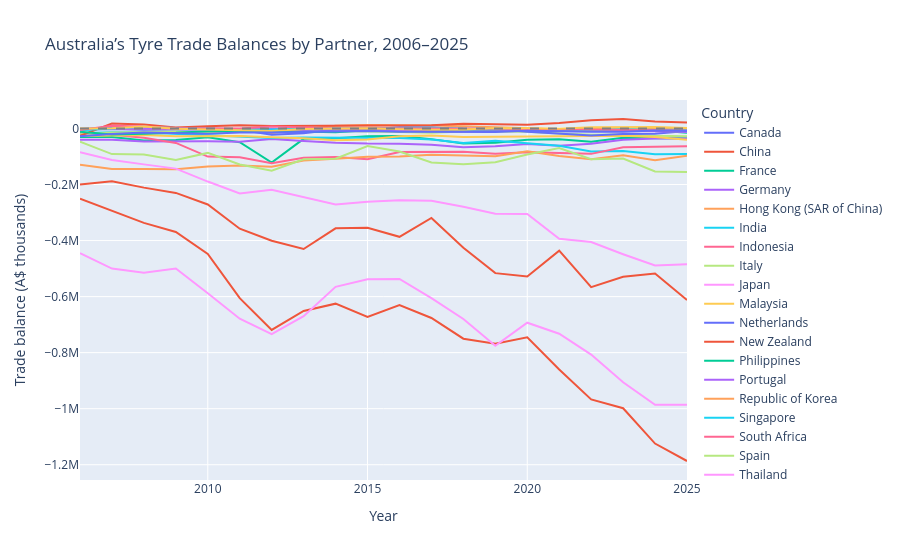

Notebook cell for this chart:
### Code cell
# To plot for each country: plot trade balance on year
fig = px.line(
    trade_long.sort_values("Year"),
    x="Year",
    y="Trade_balance",
    color="Country",
    title="Australia’s Tyre Trade Balances by Partner, 2006–2025",
    labels={"Trade_balance": "Trade balance (A$ thousands)"}
)

# Add a reference line separating surplus and deficit
fig.add_hline(y=0, line_dash="dash", line_color="grey")

fig.show()

### Figure 1 — Plotly figure (JSON) as saved in the notebook; plotly's stock layout.template omitted (floating-point values rounded to 4 significant figures)
{"data": [{"hovertemplate": "Country=Canada<br>Year=%{x}<br>Trade balance (A$ thousands)=%{y}<extra></extra>", "legendgroup": "Canada", "line": {"color": "#636efa", "dash": "solid"}, "marker": {"symbol": "circle"}, "mode": "lines", "name": "Canada", "orientation": "v", "showlegend": true, "type": "scatter", "x": [2006, 2007, 2008, 2009, 2010, 2011, 2012, 2013, 2014, 2015, 2016, 2017, 2018, 2019, 2020, 2021, 2022, 2023, 2024, 2025], "xaxis": "x", "y": [-2447, -1517, -4111, -2812, -4020, -4895, -7859, -5175, -4033, -1602, -1897, -1856, -3993, -2769, -3132, -6395, -4303, -1726, -1501, -2076], "yaxis": "y"}, {"hovertemplate": "Country=China<br>Year=%{x}<br>Trade balance (A$ thousands)=%{y}<extra></extra>", "legendgroup": "China", "line": {"color": "#EF553B", "dash": "solid"}, "marker": {"symbol": "circle"}, "mode": "lines", "name": "China", "orientation": "v", "showlegend": true, "type": "scatter", "x": [2006, 2007, 2008, 2009, 2010, 2011, 2012, 2013, 2014, 2015, 2016, 2017, 2018, 2019, 2020, 2021, 2022, 2023, 2024, 2025], "xaxis": "x", "y": [-250714, -294586, -337061, -369500, -447629, -605629, -718961, -651366, -625222, -672418, -630526, -676358, -750244, -768212, -745250, -859997, -966739, -998355, -1124438, -1186722], "yaxis": "y"}, {"hovertemplate": "Country=France<br>Year=%{x}<br>Trade balance (A$ thousands)=%{y}<extra></extra>", "legendgroup": "France", "line": {"color": "#00cc96", "dash": "solid"}, "marker": {"symbol": "circle"}, "mode": "lines", "name": "France", "orientation": "v", "showlegend": true, "type": "scatter", "x": [2006, 2007, 2008, 2009, 2010, 2011, 2012, 2013, 2014, 2015, 2016, 2017, 2018, 2019, 2020, 2021, 2022, 2023, 2024, 2025], "xaxis": "x", "y": [-30467, -30764, -42584, -40698, -31047, -49081, -121533, -36976, -34637, -27597, -26638, -38018, -53908, -50518, -40077, -38385, -47292, -33380, -34946, -34964], "yaxis": "y"}, {"hovertemplate": "Country=Germany<br>Year=%{x}<br>Trade balance (A$ thousands)=%{y}<extra></extra>", "legendgroup": "Germany", "line": {"color": "#ab63fa", "dash": "solid"}, "marker": {"symbol": "circle"}, "mode": "lines", "name": "Germany", "orientation": "v", "showlegend": true, "type": "scatter", "x": [2006, 2007, 2008, 2009, 2010, 2011, 2012, 2013, 2014, 2015, 2016, 2017, 2018, 2019, 2020, 2021, 2022, 2023, 2024, 2025], "xaxis": "x", "y": [-40389, -40168, -46778, -45403, -45249, -46963, -37216, -44288, -50615, -53752, -54084, -58208, -66865, -63611, -55538, -61413, -54362, -39917, -36078, -35805], "yaxis": "y"}, {"hovertemplate": "Country=Hong Kong (SAR of China)<br>Year=%{x}<br>Trade balance (A$ thousands)=%{y}<extra></extra>", "legendgroup": "Hong Kong (SAR of China)", "line": {"color": "#FFA15A", "dash": "solid"}, "marker": {"symbol": "circle"}, "mode": "lines", "name": "Hong Kong (SAR of China)", "orientation": "v", "showlegend": true, "type": "scatter", "x": [2006, 2007, 2008, 2009, 2010, 2011, 2012, 2013, 2014, 2015, 2016, 2017, 2018, 2019, 2020, 2021, 2022, 2023, 2024, 2025], "xaxis": "x", "y": [-1607, -1802, 7, -266, -1252, -5004, -16459, -3707, 9666, 12500, 11856, 10656, 7609, 5521, 962, -2371, -98, 41, -82, -253], "yaxis": "y"}, {"hovertemplate": "Country=India<br>Year=%{x}<br>Trade balance (A$ thousands)=%{y}<extra></extra>", "legendgroup": "India", "line": {"color": "#19d3f3", "dash": "solid"}, "marker": {"symbol": "circle"}, "mode": "lines", "name": "India", "orientation": "v", "showlegend": true, "type": "scatter", "x": [2006, 2007, 2008, 2009, 2010, 2011, 2012, 2013, 2014, 2015, 2016, 2017, 2018, 2019, 2020, 2021, 2022, 2023, 2024, 2025], "xaxis": "x", "y": [-17344, -13647, -14245, -19738, -23675, -30673, -34234, -31780, -32519, -35285, -33770, -39103, -51413, -43840, -51775, -62026, -82531, -80680, -92291, -91363], "yaxis": "y"}, {"hovertemplate": "Country=Indonesia<br>Year=%{x}<br>Trade balance (A$ thousands)=%{y}<extra></extra>", "legendgroup": "Indonesia", "line": {"color": "#FF6692", "dash": "solid"}, "marker": {"symbol": "circle"}, "mode": "lines", "name": "Indonesia", "orientation": "v", "showlegend": true, "type": "scatter", "x": [2006, 2007, 2008, 2009, 2010, 2011, 2012, 2013, 2014, 2015, 2016, 2017, 2018, 2019, 2020, 2021, 2022, 2023, 2024, 2025], "xaxis": "x", "y": [-15302, -22361, -32854, -51533, -100319, -102720, -123731, -104724, -101608, -109940, -83671, -83344, -82877, -90249, -85206, -87587, -90572, -67020, -66008, -63644], "yaxis": "y"}, {"hovertemplate": "Country=Italy<br>Year=%{x}<br>Trade balance (A$ thousands)=%{y}<extra></extra>", "legendgroup": "Italy", "line": {"color": "#B6E880", "dash": "solid"}, "marker": {"symbol": "circle"}, "mode": "lines", "name": "Italy", "orientation": "v", "showlegend": true, "type": "scatter", "x": [2006, 2007, 2008, 2009, 2010, 2011, 2012, 2013, 2014, 2015, 2016, 2017, 2018, 2019, 2020, 2021, 2022, 2023, 2024, 2025], "xaxis": "x", "y": [-20926, -14478, -12778, -11180, -16504, -10875, -11773, -11707, -8589, -9755, -12247, -15264, -10706, -10763, -12050, -18341, -22387, -21592, -26190, -27841], "yaxis": "y"}, {"hovertemplate": "Country=Japan<br>Year=%{x}<br>Trade balance (A$ thousands)=%{y}<extra></extra>", "legendgroup": "Japan", "line": {"color": "#FF97FF", "dash": "solid"}, "marker": {"symbol": "circle"}, "mode": "lines", "name": "Japan", "orientation": "v", "showlegend": true, "type": "scatter", "x": [2006, 2007, 2008, 2009, 2010, 2011, 2012, 2013, 2014, 2015, 2016, 2017, 2018, 2019, 2020, 2021, 2022, 2023, 2024, 2025], "xaxis": "x", "y": [-444947, -499907, -515018, -499811, -587749, -679055, -733936, -669788, -565216, -538429, -536972, -605692, -680007, -775746, -693210, -732394, -806818, -905881, -986170, -986340], "yaxis": "y"}, {"hovertemplate": "Country=Malaysia<br>Year=%{x}<br>Trade balance (A$ thousands)=%{y}<extra></extra>", "legendgroup": "Malaysia", "line": {"color": "#FECB52", "dash": "solid"}, "marker": {"symbol": "circle"}, "mode": "lines", "name": "Malaysia", "orientation": "v", "showlegend": true, "type": "scatter", "x": [2006, 2007, 2008, 2009, 2010, 2011, 2012, 2013, 2014, 2015, 2016, 2017, 2018, 2019, 2020, 2021, 2022, 2023, 2024, 2025], "xaxis": "x", "y": [-27185, -24731, -23039, -27703, -26553, -27184, -31523, -35174, -41740, -39625, -27450, -24681, -30668, -28920, -27245, -27481, -26593, -26209, -30411, -39922], "yaxis": "y"}, {"hovertemplate": "Country=Netherlands<br>Year=%{x}<br>Trade balance (A$ thousands)=%{y}<extra></extra>", "legendgroup": "Netherlands", "line": {"color": "#636efa", "dash": "solid"}, "marker": {"symbol": "circle"}, "mode": "lines", "name": "Netherlands", "orientation": "v", "showlegend": true, "type": "scatter", "x": [2006, 2007, 2008, 2009, 2010, 2011, 2012, 2013, 2014, 2015, 2016, 2017, 2018, 2019, 2020, 2021, 2022, 2023, 2024, 2025], "xaxis": "x", "y": [-1561, 4283, 4565, 1849, -686, -4995, -22314, -17096, -3632, -3374, 4104, 3073, -2209, -2613, -11743, -17859, -25377, -19260, -18762, -9404], "yaxis": "y"}, {"hovertemplate": "Country=New Zealand<br>Year=%{x}<br>Trade balance (A$ thousands)=%{y}<extra></extra>", "legendgroup": "New Zealand", "line": {"color": "#EF553B", "dash": "solid"}, "marker": {"symbol": "circle"}, "mode": "lines", "name": "New Zealand", "orientation": "v", "showlegend": true, "type": "scatter", "x": [2006, 2007, 2008, 2009, 2010, 2011, 2012, 2013, 2014, 2015, 2016, 2017, 2018, 2019, 2020, 2021, 2022, 2023, 2024, 2025], "xaxis": "x", "y": [-26390, 17451, 14456, 3939, 8368, 11810, 9232, 9950, 10089, 11083, 13565, 11738, 16481, 14642, 13638, 19232, 29612, 33832, 24705, 21065], "yaxis": "y"}, {"hovertemplate": "Country=Philippines<br>Year=%{x}<br>Trade balance (A$ thousands)=%{y}<extra></extra>", "legendgroup": "Philippines", "line": {"color": "#00cc96", "dash": "solid"}, "marker": {"symbol": "circle"}, "mode": "lines", "name": "Philippines", "orientation": "v", "showlegend": true, "type": "scatter", "x": [2006, 2007, 2008, 2009, 2010, 2011, 2012, 2013, 2014, 2015, 2016, 2017, 2018, 2019, 2020, 2021, 2022, 2023, 2024, 2025], "xaxis": "x", "y": [-11946, -21340, -18444, -15684, -10175, -8019, -8873, -11184, -13768, -6315, -9956, -6854, -2320, -4713, -1414, -4320, -5198, -4869, -6742, -14938], "yaxis": "y"}, {"hovertemplate": "Country=Portugal<br>Year=%{x}<br>Trade balance (A$ thousands)=%{y}<extra></extra>", "legendgroup": "Portugal", "line": {"color": "#ab63fa", "dash": "solid"}, "marker": {"symbol": "circle"}, "mode": "lines", "name": "Portugal", "orientation": "v", "showlegend": true, "type": "scatter", "x": [2006, 2007, 2008, 2009, 2010, 2011, 2012, 2013, 2014, 2015, 2016, 2017, 2018, 2019, 2020, 2021, 2022, 2023, 2024, 2025], "xaxis": "x", "y": [-1521, -856, -823, -1157, -3009, -1426, -693, -4214, -2491, -6889, -4631, -4233, -2944, -3373, -5329, -9439, -9352, -9788, -10250, -12128], "yaxis": "y"}, {"hovertemplate": "Country=Republic of Korea<br>Year=%{x}<br>Trade balance (A$ thousands)=%{y}<extra></extra>", "legendgroup": "Republic of Korea", "line": {"color": "#FFA15A", "dash": "solid"}, "marker": {"symbol": "circle"}, "mode": "lines", "name": "Republic of Korea", "orientation": "v", "showlegend": true, "type": "scatter", "x": [2006, 2007, 2008, 2009, 2010, 2011, 2012, 2013, 2014, 2015, 2016, 2017, 2018, 2019, 2020, 2021, 2022, 2023, 2024, 2025], "xaxis": "x", "y": [-129838, -144566, -144554, -145561, -135606, -132102, -136330, -114338, -107969, -100844, -99880, -94051, -96869, -98940, -81459, -98413, -109721, -95853, -113575, -97293], "yaxis": "y"}, {"hovertemplate": "Country=Singapore<br>Year=%{x}<br>Trade balance (A$ thousands)=%{y}<extra></extra>", "legendgroup": "Singapore", "line": {"color": "#19d3f3", "dash": "solid"}, "marker": {"symbol": "circle"}, "mode": "lines", "name": "Singapore", "orientation": "v", "showlegend": true, "type": "scatter", "x": [2006, 2007, 2008, 2009, 2010, 2011, 2012, 2013, 2014, 2015, 2016, 2017, 2018, 2019, 2020, 2021, 2022, 2023, 2024, 2025], "xaxis": "x", "y": [-6135, -939, 5952, 1877, 1118, -3482, -3537, -333, 359, 2399, 2309, 3037, -453, -1220, -4224, -2310, -7030, -1982, -5089, -3420], "yaxis": "y"}, {"hovertemplate": "Country=South Africa<br>Year=%{x}<br>Trade balance (A$ thousands)=%{y}<extra></extra>", "legendgroup": "South Africa", "line": {"color": "#FF6692", "dash": "solid"}, "marker": {"symbol": "circle"}, "mode": "lines", "name": "South Africa", "orientation": "v", "showlegend": true, "type": "scatter", "x": [2006, 2007, 2008, 2009, 2010, 2011, 2012, 2013, 2014, 2015, 2016, 2017, 2018, 2019, 2020, 2021, 2022, 2023, 2024, 2025], "xaxis": "x", "y": [-5870, 9512, 7460, 1786, 735, -109, 7045, 4335, 199, 509, -558, -342, -182, 197, -2993, -2801, -4214, -3830, -5377, -7359], "yaxis": "y"}, {"hovertemplate": "Country=Spain<br>Year=%{x}<br>Trade balance (A$ thousands)=%{y}<extra></extra>", "legendgroup": "Spain", "line": {"color": "#B6E880", "dash": "solid"}, "marker": {"symbol": "circle"}, "mode": "lines", "name": "Spain", "orientation": "v", "showlegend": true, "type": "scatter", "x": [2006, 2007, 2008, 2009, 2010, 2011, 2012, 2013, 2014, 2015, 2016, 2017, 2018, 2019, 2020, 2021, 2022, 2023, 2024, 2025], "xaxis": "x", "y": [-47220, -91289, -92814, -112813, -87166, -128494, -150815, -109813, -107721, -62770, -82123, -121635, -127321, -120858, -92747, -69648, -109631, -107576, -153707, -155378], "yaxis": "y"}, {"hovertemplate": "Country=Thailand<br>Year=%{x}<br>Trade balance (A$ thousands)=%{y}<extra></extra>", "legendgroup": "Thailand", "line": {"color": "#FF97FF", "dash": "solid"}, "marker": {"symbol": "circle"}, "mode": "lines", "name": "Thailand", "orientation": "v", "showlegend": true, "type": "scatter", "x": [2006, 2007, 2008, 2009, 2010, 2011, 2012, 2013, 2014, 2015, 2016, 2017, 2018, 2019, 2020, 2021, 2022, 2023, 2024, 2025], "xaxis": "x", "y": [-84777, -112419, -128140, -143280, -189425, -231639, -218982, -243812, -271196, -261354, -255842, -257673, -279412, -304465, -304977, -393588, -405445, -448652, -489118, -484188], "yaxis": "y"}, {"hovertemplate": "Country=United Arab Emirates<br>Year=%{x}<br>Trade balance (A$ thousands)=%{y}<extra></extra>", "legendgroup": "United Arab Emirates", "line": {"color": "#FECB52", "dash": "solid"}, "marker": {"symbol": "circle"}, "mode": "lines", "name": "United Arab Emirates", "orientation": "v", "showlegend": true, "type": "scatter", "x": [2006, 2007, 2008, 2009, 2010, 2011, 2012, 2013, 2014, 2015, 2016, 2017, 2018, 2019, 2020, 2021, 2022, 2023, 2024, 2025], "xaxis": "x", "y": [-450, 1199, 6964, -1074, -3707, -4982, -8931, -2112, -1889, 874, -2499, -4719, -3779, 1875, 588, -724, 4425, 5007, 5197, 1913], "yaxis": "y"}, {"hovertemplate": "Country=United Kingdom<br>Year=%{x}<br>Trade balance (A$ thousands)=%{y}<extra></extra>", "legendgroup": "United Kingdom", "line": {"color": "#636efa", "dash": "solid"}, "marker": {"symbol": "circle"}, "mode": "lines", "name": "United Kingdom", "orientation": "v", "showlegend": true, "type": "scatter", "x": [2006, 2007, 2008, 2009, 2010, 2011, 2012, 2013, 2014, 2015, 2016, 2017, 2018, 2019, 2020, 2021, 2022, 2023, 2024, 2025], "xaxis": "x", "y": [-27870, -19428, -14225, -16698, -18621, -14275, -14632, -12146, -9847, -9073, -11385, -11572, -10149, -12191, -7973, -10733, -11480, -12082, -7615, -8698], "yaxis": "y"}, {"hovertemplate": "Country=United States<br>Year=%{x}<br>Trade balance (A$ thousands)=%{y}<extra></extra>", "legendgroup": "United States", "line": {"color": "#EF553B", "dash": "solid"}, "marker": {"symbol": "circle"}, "mode": "lines", "name": "United States", "orientation": "v", "showlegend": true, "type": "scatter", "x": [2006, 2007, 2008, 2009, 2010, 2011, 2012, 2013, 2014, 2015, 2016, 2017, 2018, 2019, 2020, 2021, 2022, 2023, 2024, 2025], "xaxis": "x", "y": [-200097, -188747, -211131, -230028, -271180, -357703, -400685, -430031, -356281, -354697, -386669, -319339, -425516, -516237, -528000, -436172, -566023, -529175, -517529, -612046], "yaxis": "y"}], "layout": {"legend": {"title": {"text": "Country"}, "tracegroupgap": 0}, "shapes": [{"line": {"color": "grey", "dash": "dash"}, "type": "line", "x0": 0, "x1": 1, "xref": "x domain", "y0": 0, "y1": 0, "yref": "y"}], "title": {"text": "Australia’s Tyre Trade Balances by Partner, 2006–2025"}, "xaxis": {"anchor": "y", "domain": [0, 1], "title": {"text": "Year"}}, "yaxis": {"anchor": "x", "domain": [0, 1], "title": {"text": "Trade balance (A$ thousands)"}}}}
